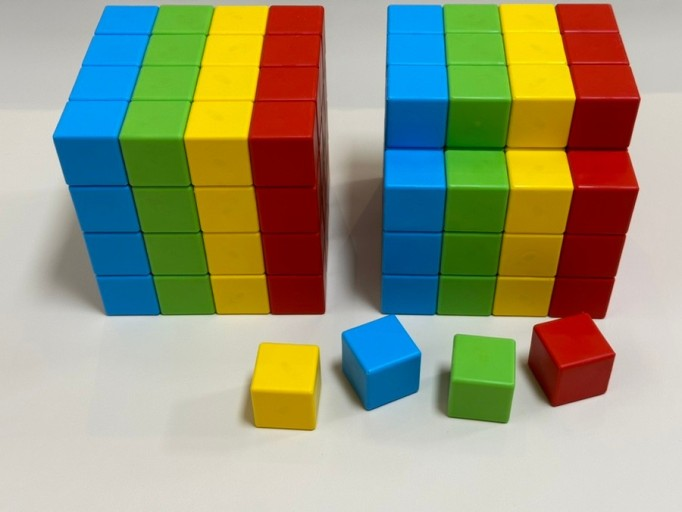
#> input picture OpenCV/Day2/cube.jpg, 682 x 512 px
$ python ex1.py
#> lines starting #> are read from the running program, lines starting #| are printed output that depends on the picture; after the words box and inside, x2 and y2 are one past the last pixel; in counts of white or black regions, pixels touching at a corner belong together
import cv2
img=cv2.imread('cube.jpg')
#> img is the input picture: shape (512, 682, 3); mean B, G, R 122.4, 152.5, 152.3
# cv2.rectangle(이미지,시작점,종료점,(B,G,R),선굵기)
cv2.rectangle(img,(100,100),(200,200),(100,250,200),10)
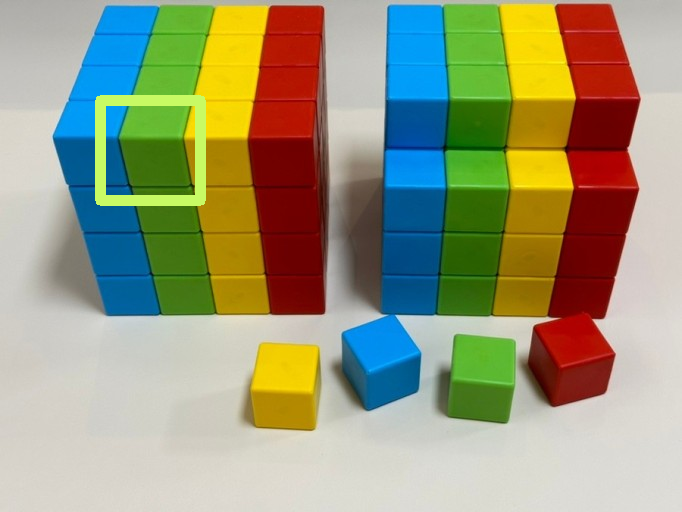
#> img: shape (512, 682, 3); 1.25% of pixels changed, all inside (x1, y1, x2, y2) = (95, 95, 206, 206)
cv2.imshow('img',img)
cv2.waitKey()
cv2.destroyAllWindows()
